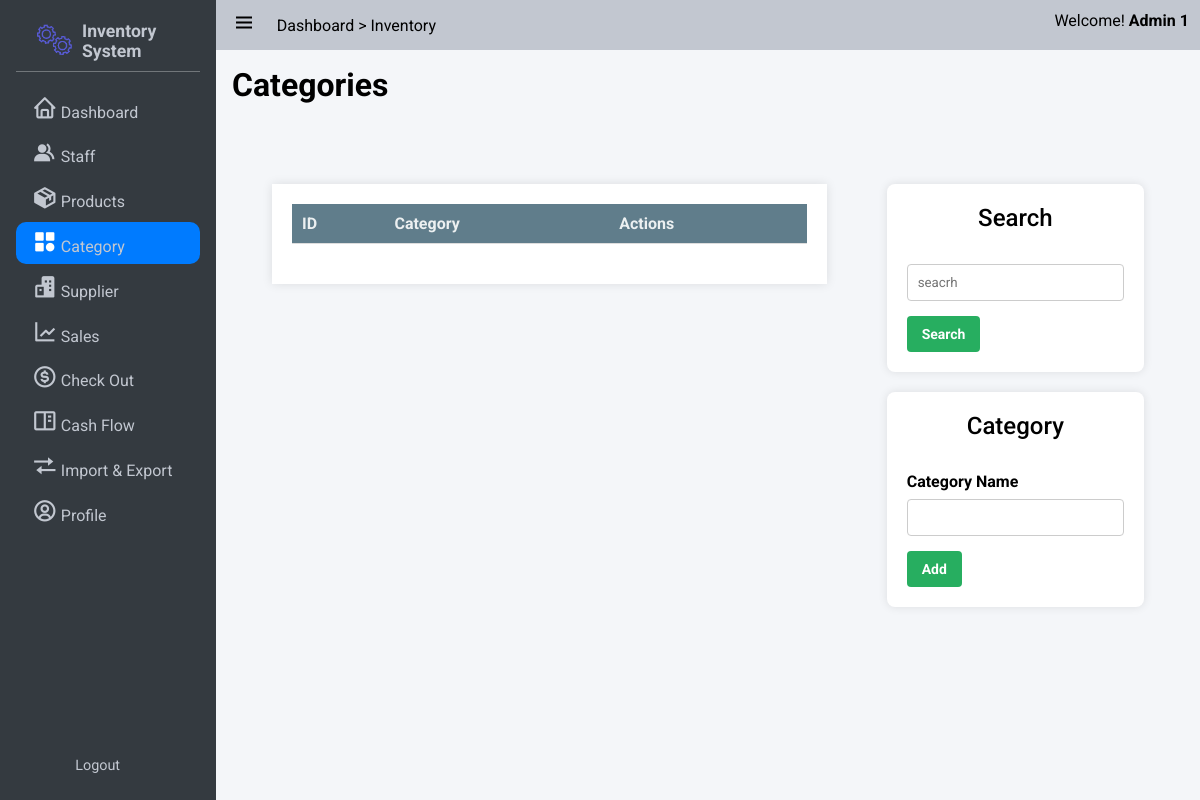
The app's page /category/ (signed in), older data.
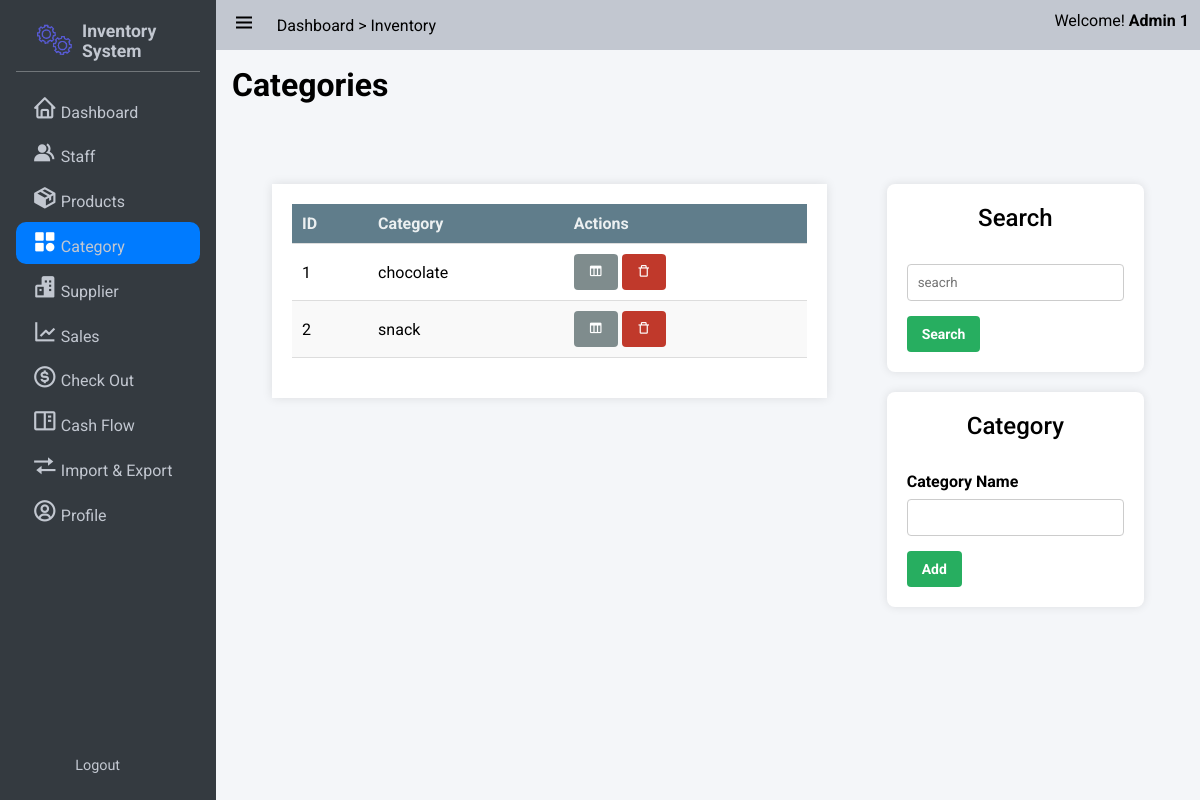
The same page, newer data.
### app/models/category.py (models this page shows, shortened)
class Category(db.Model):
    id = db.Column(db.Integer, nullable=False, primary_key=True)
    Name = db.Column(db.String, nullable=False)

### app/category/routes.py (the view)
@bp.route('/', methods=['GET'])
@login_required
def index():
    form = CategoryForm()
    page = request.args.get('page', 1, type=int)
    per_page = request.args.get('per_page', 10, type=int)
    categories = Category.query.order_by(Category.Name).paginate(page=page, per_page=per_page)
    return render_template('product/categories.html', categories = categories, form = form)

### app/category/routes.py
class CategoryForm(FlaskForm):
    name = StringField('Category Name', validators=[InputRequired(),DataRequired()])

### app/auth.py (called while the page is built)
@login_manager.user_loader
def load_user(user_id):
    return User.query.get(int(user_id))

### app/templates/product/categories.html (shortened to what this page needs)
{% extends 'base.html' %}
{% block css_style %}
    <link rel="stylesheet" href="{{url_for('static',filename='css/grid.css')}}">
    <link rel="stylesheet" href="{{url_for('static',filename='css/form.css')}}">
    <link rel="stylesheet" href="{{url_for('static',filename='css/table.css')}}">
{% endblock %}
{% block nav_category %}active{% endblock %}
{% block content %}
    <span class="title"><h1>{% block title %} Categories {% endblock %}</h1></span>
    <div class="grid-container four-two-grid">
        <div class="grid-item">
            <div class="table-container maxheight-800">
                <table>
                <thead>
                    <tr>
                    <th>ID</th>
                    <th>Category</th>
                    <th>Actions</th>
                    </tr>
                </thead>
                <tbody>
                    {% for category in categories %}
                    <tr>
                    <form method="POST" action="{{ url_for('category.edit_category',category_name = category.Name) }}" style="display: inline-block;">
                    <td>
                        <span>{{ category.id }}</span>
                    </td>
                    <td>
                        <span>{{ category.Name }}</span>
                      </td>
                    <td>
                        <button class="button gray" type="button" id="edit" href="javascript:;"><i class='bx bx-columns'></i></button>
                    </form>
                        <form method="GET" action="{{url_for('category.delete_category',id = category.id)}}"
                        style="display: inline-block;">
                        <button class="button error" type="submit" id="delete" onclick="return confirm('Are you sure you want to delete this item?')"><i class='bx bx-trash-alt'></i></button>
                        </form>
                    </tr>
                    {% endfor %}
                </tbody>
                </table>
            </div>
        </div>
        <div class="grid-item">
            <div class="form-container">
                <h3>Search</h3>
                <form action="{{url_for('category.search_category')}}" method="get">
                    <input type="text" name="query" placeholder="seacrh"autocomplete="false">
                    <button class="button success" type="submit">Search</button>
                </form>
            </div>
            <div class="form-container">
                <h3>Category</h3>
                <form action="{{url_for('category.create_category')}}" method="post">
                        {{form.name.label}}
                        {{ form.name}}
                        <button class="button success" type="submit">Add</button>
                </form>
            </div>
        </div>
    </div>
{% endblock %}

Row changes from the older to the newer data that the page shows:
added Category: id "1", Name "chocolate"
added Category: id "2", Name "snack"
